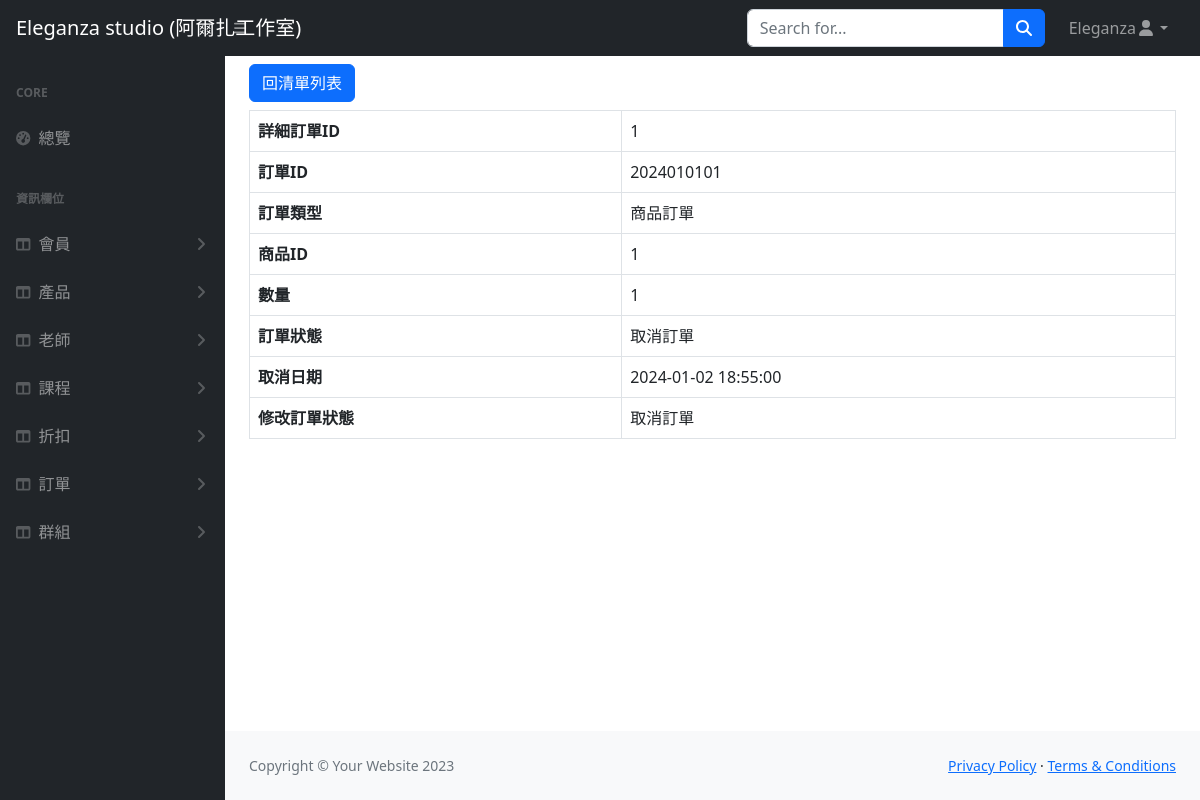
Page /orders/order_detail.php?order_id=2024010101 (signed in) on the committed database.
### tables this page shows
CREATE TABLE `order_detail` (
  `detail_id` int(3) NOT NULL,
  `order_id` int(13) NOT NULL,
  `course_product_id` int(5) NOT NULL,
  `num` int(2) NOT NULL
);

CREATE TABLE `order` (
  `order_id` int(13) NOT NULL,
  `user_id` int(3) NOT NULL,
  `status` varchar(4) NOT NULL,
  `order_date` datetime NOT NULL,
  `cancel_date` datetime DEFAULT NULL,
  `product_type` varchar(5) DEFAULT NULL
);

### orders/order_detail.php (the view, shortened to what this page needs)
<?php
if (!isset($_GET["order_id"])) {
    $order_id = 0;
} else {
    $order_id = $_GET["order_id"];
}
require_once("../db_connect.php");
$sql = "SELECT order_detail.*, `order`.*
        FROM order_detail
        JOIN `order` ON order_detail.order_id = `order`.order_id
        WHERE order_detail.order_id = $order_id";
$result = $conn->query($sql);
$rowCount = $result->num_rows;
?>
<!DOCTYPE html>
<html lang="en">
<head>
    <link href="https://cdn.jsdelivr.net/npm/simple-datatables@7.1.2/dist/style.min.css" rel="stylesheet" />
    <link href="../css/styles.css" rel="stylesheet" />
</head>
<body class="sb-nav-fixed">
    <nav class="sb-topnav navbar navbar-expand navbar-dark bg-dark">
        <a class="navbar-brand ps-3" href="../index.php">Eleganza studio (阿爾扎工作室)</a>
        <button class="hidden btn btn-link btn-sm order-1 order-lg-0 me-4 me-lg-0" id="sidebarToggle" href="#!"><i class="fas fa-bars"></i></button>
        <form class="d-none d-md-inline-block form-inline ms-auto me-0 me-md-3 my-2 my-md-0">
            <div class="input-group">
                <input class="form-control" type="text" placeholder="Search for..." aria-label="Search for..." aria-describedby="btnNavbarSearch" />
                <button class="btn btn-primary" id="btnNavbarSearch" type="button"><i class="fas fa-search"></i></button>
            </div>
        </form>
        <ul class="navbar-nav ms-auto ms-md-0 me-3 me-lg-4">
            <li class="nav-item dropdown">
                <a class="nav-link dropdown-toggle" id="navbarDropdown" href="#" role="button" data-bs-toggle="dropdown" aria-expanded="false"><?= $_SESSION["user"]["name"] ?><i class="fas fa-user fa-fw"></i></a>
            </li>
        </ul>
    </nav>
    <div id="layoutSidenav">
        <div id="layoutSidenav_nav">
            <nav class="sb-sidenav accordion sb-sidenav-dark" id="sidenavAccordion">
                <div class="sb-sidenav-menu">
                    <div class="nav">
                        <div class="sb-sidenav-menu-heading">Core</div>
                        <a class="nav-link" href="../index.php">
                            <div class="sb-nav-link-icon"><i class="fas fa-tachometer-alt"></i></div>
                            總覽
                        </a>
                        <div class="sb-sidenav-menu-heading">資訊欄位</div>
                        <a class="nav-link collapsed" href="#" data-bs-toggle="collapse" data-bs-target="#users" aria-expanded="false" aria-controls="collapseLayouts">
                            <div class="sb-nav-link-icon"><i class="fas fa-columns"></i></div>
                            會員
                            <div class="sb-sidenav-collapse-arrow"><i class="fas fa-angle-down"></i></div>
                        </a>
                        <a class="nav-link collapsed" href="#" data-bs-toggle="collapse" data-bs-target="#products" aria-expanded="false" aria-controls="collapseLayouts">
                            <div class="sb-nav-link-icon"><i class="fas fa-columns"></i></div>
                            產品
                            <div class="sb-sidenav-collapse-arrow"><i class="fas fa-angle-down"></i></div>
                        </a>
                        <a class="nav-link collapsed" href="#" data-bs-toggle="collapse" data-bs-target="#teacher" aria-expanded="false" aria-controls="courses">
                            <div class="sb-nav-link-icon"><i class="fas fa-columns"></i></div>
                            老師
                            <div class="sb-sidenav-collapse-arrow"><i class="fas fa-angle-down"></i></div>
                        </a>
                        <a class="nav-link collapsed" href="#" data-bs-toggle="collapse" data-bs-target="#courses" aria-expanded="false" aria-controls="courses">
                            <div class="sb-nav-link-icon"><i class="fas fa-columns"></i></div>
                            課程
                            <div class="sb-sidenav-collapse-arrow"><i class="fas fa-angle-down"></i></div>
                        </a>
                        <a class="nav-link collapsed" href="#" data-bs-toggle="collapse" data-bs-target="#discounts" aria-expanded="false" aria-controls="collapseLayouts">
                            <div class="sb-nav-link-icon"><i class="fas fa-columns"></i></div>
                            折扣
                            <div class="sb-sidenav-collapse-arrow"><i class="fas fa-angle-down"></i></div>
                        </a>
                        <a class="nav-link collapsed" href="#" data-bs-toggle="collapse" data-bs-target="#orders" aria-expanded="false" aria-controls="collapseLayouts">
                            <div class="sb-nav-link-icon"><i class="fas fa-columns"></i></div>
                            訂單
                            <div class="sb-sidenav-collapse-arrow"><i class="fas fa-angle-down"></i></div>
                        </a>
                        <a class="nav-link collapsed" href="#" data-bs-toggle="collapse" data-bs-target="#groups" aria-expanded="false" aria-controls="groups">
                            <div class="sb-nav-link-icon"><i class="fas fa-columns"></i></div>
                            群組
                            <div class="sb-sidenav-collapse-arrow"><i class="fas fa-angle-down"></i></div>
                        </a>
                    </div>
                </div>
            </nav>
        </div>
        <div id="layoutSidenav_content">
            <main>
                <div class="container-fluid px-4">
                    <div class="py-2">
                        <a class="btn btn-primary" href="orders.php" role="button">回清單列表</a>
                    </div>
                    <?php if ($rowCount == 0) : ?>
                        使用者不存在
                    <?php else :
                        $row = $result->fetch_assoc();
                    ?>
                        <table class="table table-bordered">
                            <tr>
                                <th>詳細訂單ID</th>
                                <td><?= $row["detail_id"] ?></td>
                            </tr>
                            <tr>
                                <th>訂單ID</th>
                                <td><?= $row["order_id"] ?></td>
                            </tr>
                            <tr>
                                <th>訂單類型</th>
                                <td><?= $row["product_type"] ?></td>
                            </tr>
                            <tr>
                                <th>商品ID</th>
                                <td><?= $row["course_product_id"] ?></td>
                            </tr>
                            <tr>
                                <th>數量</th>
                                <td><?= $row["num"] ?></td>
                            </tr>
                            <tr>
                                <th>訂單狀態</th>
                                <td><?= $row["status"] ?></td>
                            </tr>
                            <tr>
                                <th>取消日期</th>
                                <td><?= $row["cancel_date"] ?></td>
                            </tr>
                            <tr>
                                <th>修改訂單狀態</th>
                                <td>
                                    <?php if ($row["status"] == '未取貨') : ?>
                                        <form method="post" action="">
                                            <input type="hidden" name="order_id" value="<?= $row["order_id"] ?>">
                                            <select name="new_status" class="form-select" required>
                                                <option value="未取貨" <?php if ($row["status"] == "未取貨") echo "selected"; ?>>未取貨</option>
                                                <option value="完成訂單" <?php if ($row["status"] == "完成訂單") echo "selected"; ?>>完成訂單</option>
                                                <option value="取消訂單" <?php if ($row["status"] == "取消訂單") echo "selected"; ?>>取消訂單</option>
                                            </select>
                                            <button type="submit" class="btn btn-primary btn-sm">更新狀態</button>
                                        </form>
                                    <?php else : ?>
                                        <?= $row["status"] ?>
                                    <?php endif; ?>
                                </td>
                            </tr>
                        </table>
                    <?php endif; ?>
                </div>
            </main>
            <footer class="py-4 bg-light mt-auto">
                <div class="container-fluid px-4">
                    <div class="d-flex align-items-center justify-content-between small">
                        <div class="text-muted">Copyright &copy; Your Website 2023</div>
                        <div>
                            <a href="#">Privacy Policy</a>
                            &middot;
                            <a href="#">Terms &amp; Conditions</a>
                        </div>
                    </div>
                </div>
            </footer>
        </div>
    </div>
</body>s
</html>

### css/css.php (style rules this page uses)
a { text-wrap: nowrap; }

### rows in the picture
order_detail: detail_id "1", order.order_id "2024010101", order.product_type "商品訂單", course_product "1", num "1", order.status "取消訂單", order.cancel_date "2024-01-02 18:55:00"

### other values in the picture
$_SESSION["user"]["name"] "Eleganza"
